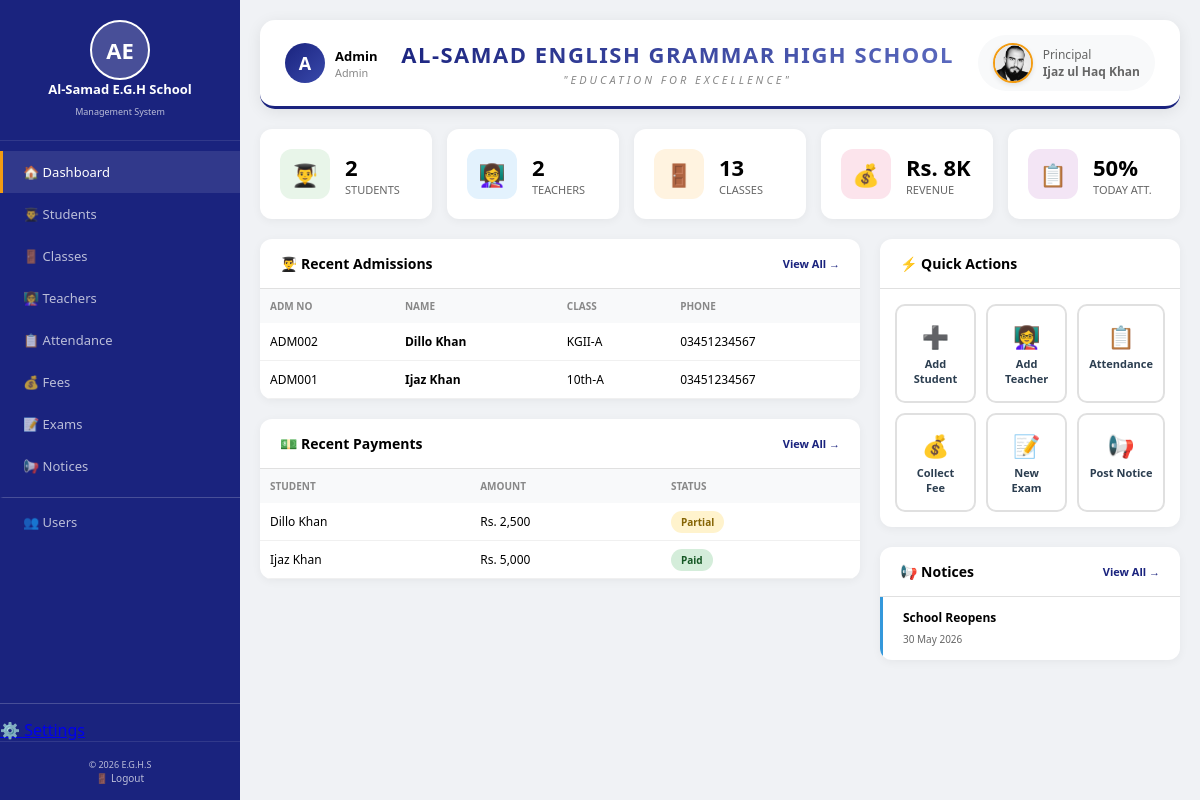
/dashboard/index.php (signed in), run on the app's committed database.
### tables this page shows
CREATE TABLE `students` (
  `id` int(11) NOT NULL,
  `admission_no` varchar(20) NOT NULL,
  `first_name` varchar(50) NOT NULL,
  `last_name` varchar(50) DEFAULT NULL,
  `father_name` varchar(100) DEFAULT NULL,
  `mother_name` varchar(100) DEFAULT NULL,
  `dob` date DEFAULT NULL,
  `gender` enum('Male','Female','Other') DEFAULT NULL,
  `class` varchar(20) DEFAULT NULL,
  `section` varchar(10) DEFAULT NULL,
  `phone` varchar(20) DEFAULT NULL,
  `email` varchar(100) DEFAULT NULL,
  `address` text DEFAULT NULL,
  `photo` varchar(255) DEFAULT 'default.png',
  `admission_date` date DEFAULT NULL,
  `status` tinyint(4) DEFAULT 1,
  `created_at` timestamp NOT NULL DEFAULT current_timestamp()
);

CREATE TABLE `fees` (
  `id` int(11) NOT NULL,
  `student_id` int(11) DEFAULT NULL,
  `amount` decimal(10,2) DEFAULT NULL,
  `paid_amount` decimal(10,2) DEFAULT 0.00,
  `due_date` date DEFAULT NULL,
  `payment_date` date DEFAULT NULL,
  `payment_method` varchar(50) DEFAULT NULL,
  `status` enum('Paid','Pending','Partial','Overdue') DEFAULT 'Pending'
);

CREATE TABLE `notices` (
  `id` int(11) NOT NULL,
  `title` varchar(255) DEFAULT NULL,
  `content` text DEFAULT NULL,
  `category` enum('urgent','event','general') DEFAULT 'general',
  `posted_by` int(11) DEFAULT NULL,
  `created_at` timestamp NOT NULL DEFAULT current_timestamp()
);

### shared/config.php (called while the page is built, shortened)
<?php
$conn = new mysqli(DB_HOST, DB_USER, DB_PASS, DB_NAME);
$conn->set_charset("utf8");
function hasLogo() {
    return file_exists(LOGO_PATH);
}
function getInitials($name) {
    $words = explode(' ', $name);
    $initials = '';
    foreach ($words as $w) if (!empty($w)) $initials .= strtoupper($w[0]);
    return substr($initials, 0, 2);
}
function getCount($table, $where = '1=1') {
    global $conn;
    $result = $conn->query("SELECT COUNT(*) as c FROM $table WHERE $where");
    return $result ? $result->fetch_assoc()['c'] : 0;
}
function getPrincipalPhoto() {
    if (file_exists(PRINCIPAL_PHOTO)) {
        return BASE_URL . 'assets/images/principal.png';
    }
    return '';
}
function hasPrincipalPhoto() {
    return file_exists(PRINCIPAL_PHOTO);
}
?>

### dashboard/index.php (the view, shortened to what this page needs)
<?php
require_once '../shared/config.php';
require_once '../shared/auth.php';
    ?>
    <?php
$total_students = getCount('students', 'status=1');
$total_teachers = getCount('teachers', 'status=1');
$total_classes = getCount('classes');
$total_revenue = $conn->query("SELECT COALESCE(SUM(paid_amount),0) as total FROM fees WHERE status IN ('Paid','Partial')")->fetch_assoc()['total'];
$today_attendance = $conn->query("SELECT COUNT(*) as total, SUM(CASE WHEN status='Present' THEN 1 ELSE 0 END) as present FROM attendance WHERE date=CURDATE()")->fetch_assoc();
$attendance_percent = $today_attendance['total'] > 0 ? round(($today_attendance['present'] / $today_attendance['total']) * 100) : 0;
$recent_students = $conn->query("SELECT * FROM students WHERE status=1 ORDER BY id DESC LIMIT 5");
$recent_fees = $conn->query("SELECT f.*, s.first_name, s.last_name FROM fees f JOIN students s ON f.student_id=s.id ORDER BY f.id DESC LIMIT 5");
$notices = $conn->query("SELECT * FROM notices ORDER BY created_at DESC LIMIT 3");
?>
<!DOCTYPE html>
<html lang="en">
<head>
</head>
<body>
<nav class="sidebar">
    <div class="sidebar-header">
        <?php if(hasLogo()): ?><img src="<?php echo getLogoUrl(); ?>" class="sidebar-logo" alt="Logo">
        <?php else: ?><div class="sidebar-logo-placeholder"><?php echo getInitials(SCHOOL_NAME); ?></div><?php endif; ?>
        <h3><?php echo SCHOOL_SHORT; ?></h3><small>Management System</small>
    </div>
    <div class="sidebar-nav">
    <a href="../dashboard/" class="active">🏠 Dashboard</a>
    <a href="../modules/students/">👨‍🎓 Students</a>
    <a href="../modules/classes/">🚪 Classes</a>
    <a href="../modules/teachers/">👩‍🏫 Teachers</a>
    <a href="../modules/attendance/">📋 Attendance</a>
    <a href="../modules/fees/">💰 Fees</a>
    <a href="../modules/exams/">📝 Exams</a>
    <a href="../modules/notices/">📢 Notices</a>
    <a href="../modules/users/" style="border-top:1px solid rgba(255,255,255,0.2);margin-top:10px;padding-top:15px;">👥 Users</a>
</div>
  <a href="../modules/settings/" style="border-top:1px solid rgba(255,255,255,0.2);margin-top:10px;padding-top:15px;">⚙️ Settings</a>
    <div class="sidebar-footer">
        <small>&copy; <?php echo date('Y'); ?> <?php echo SCHOOL_ABBR; ?></small><br>
        <a href="<?php echo BASE_URL; ?>logout.php">🚪 Logout</a>
    </div>
</nav>
<div class="main">
    <div class="topbar">
        <div class="user-info">
            <div class="avatar"><?php echo strtoupper($_SESSION['username'][0]); ?></div>
            <div><strong><?php echo ucfirst($_SESSION['username']); ?></strong><small style="color:#888;display:block;"><?php echo ucfirst($_SESSION['role']); ?></small></div>
        </div>
        <div class="school-name-center"><h1><?php echo SCHOOL_NAME; ?></h1><p>"<?php echo SCHOOL_MOTTO; ?>"</p></div>
        <div class="principal">
            <?php if(hasPrincipalPhoto()): ?><img src="<?php echo getPrincipalPhoto(); ?>" alt="Principal">
            <?php else: ?><div style="width:40px;height:40px;border-radius:50%;background:#f39c12;color:white;display:flex;align-items:center;justify-content:center;font-weight:bold;font-size:16px;"><?php echo getInitials(PRINCIPAL_NAME); ?></div><?php endif; ?>
            <span>Principal<br><strong><?php echo PRINCIPAL_NAME; ?></strong></span>
        </div>
    </div>
    <div class="stats-grid">
        <div class="stat-card"><div class="stat-icon s1">👨‍🎓</div><div class="stat-info"><h2><?php echo $total_students; ?></h2><p>Students</p></div></div>
        <div class="stat-card"><div class="stat-icon s2">👩‍🏫</div><div class="stat-info"><h2><?php echo $total_teachers; ?></h2><p>Teachers</p></div></div>
        <div class="stat-card"><div class="stat-icon s3">🚪</div><div class="stat-info"><h2><?php echo $total_classes; ?></h2><p>Classes</p></div></div>
        <div class="stat-card"><div class="stat-icon s4">💰</div><div class="stat-info"><h2>Rs. <?php echo number_format($total_revenue/1000); ?>K</h2><p>Revenue</p></div></div>
        <div class="stat-card"><div class="stat-icon s5">📋</div><div class="stat-info"><h2><?php echo $attendance_percent; ?>%</h2><p>Today Att.</p></div></div>
    </div>
    <div class="content-grid">
        <div>
            <div class="card">
                <div class="card-header"><h3>👨‍🎓 Recent Admissions</h3><a href="../modules/students/">View All &rarr;</a></div>
                <table><tr><th>Adm No</th><th>Name</th><th>Class</th><th>Phone</th></tr>
                    <?php while($s = $recent_students->fetch_assoc()): ?>
                        <tr><td><?php echo $s['admission_no']; ?></td><td><strong><?php echo $s['first_name'].' '.$s['last_name']; ?></strong></td><td><?php echo $s['class'].'-'.$s['section']; ?></td><td><?php echo $s['phone']; ?></td></tr>
                    <?php endwhile; ?>
                </table>
            </div>
            <div class="card">
                <div class="card-header"><h3>💵 Recent Payments</h3><a href="../modules/fees/">View All &rarr;</a></div>
                <table><tr><th>Student</th><th>Amount</th><th>Status</th></tr>
                    <?php while($f = $recent_fees->fetch_assoc()): ?>
                        <tr><td><?php echo $f['first_name'].' '.$f['last_name']; ?></td><td>Rs. <?php echo number_format($f['paid_amount']); ?></td><td><span class="badge badge-<?php echo $f['status']=='Paid'?'paid':'pending'; ?>"><?php echo $f['status']; ?></span></td></tr>
                    <?php endwhile; ?>
                </table>
            </div>
        </div>
        <div>
            <div class="card"><div class="card-header"><h3>⚡ Quick Actions</h3></div>
                <div class="quick-grid">
                    <a href="../modules/students/add.php" class="quick-btn"><span>➕</span>Add Student</a>
                    <a href="../modules/teachers/add.php" class="quick-btn"><span>👩‍🏫</span>Add Teacher</a>
                    <a href="../modules/attendance/" class="quick-btn"><span>📋</span>Attendance</a>
                    <a href="../modules/fees/collect.php" class="quick-btn"><span>💰</span>Collect Fee</a>
                    <a href="../modules/exams/create.php" class="quick-btn"><span>📝</span>New Exam</a>
                    <a href="../modules/notices/" class="quick-btn"><span>📢</span>Post Notice</a>
                </div>
            </div>
            <div class="card">
                <div class="card-header"><h3>📢 Notices</h3><a href="../modules/notices/">View All &rarr;</a></div>
                <?php while($n = $notices->fetch_assoc()): ?>
                    <div class="notice-item notice-<?php echo $n['category']; ?>"><strong><?php echo $n['title']; ?></strong><small><?php echo date('d M Y', strtotime($n['created_at'])); ?></small></div>
                <?php endwhile; ?>
            </div>
        </div>
    </div>
</div>
</body>
</html>

### data on the page
students: admission_no "ADM002", first_name "Dillo", last_name "Khan", class "KGII", section "A", phone "03451234567"
students: admission_no "ADM001", first_name "Ijaz", last_name "Khan", class "10th", section "A", phone "03451234567"
fees: student.first_name "Dillo", student.last_name "Khan", paid_amount "2,500", status "Partial"
fees: student.first_name "Ijaz", student.last_name "Khan", paid_amount "5,000", status "Paid"
notices: title "School Reopens", created_at "30 May 2026"

### other printed values
getInitials(SCHOOL_NAME) "AE"
SCHOOL_SHORT "Al-Samad E.G.H School"
SCHOOL_ABBR "E.G.H.S"
$_SESSION['username'][0] "A"
$_SESSION['username'] "Admin"
$_SESSION['role'] "Admin"
SCHOOL_NAME "AL-SAMAD ENGLISH GRAMMAR HIGH SCHOOL"
SCHOOL_MOTTO "EDUCATION FOR EXCELLENCE"
PRINCIPAL_NAME "Ijaz ul Haq Khan"
$total_students "2"
$total_teachers "2"
$total_classes "13"
$total_revenue/1000 "8"
$attendance_percent "50"
